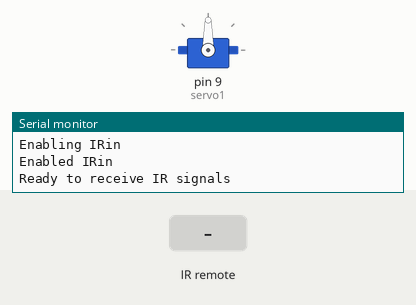
The sketch below on a simulated Arduino Uno, built with avr-gcc and run on an emulated ATmega328P. Shown: servo, the last lines printed to the serial monitor. Inputs (shaded band) come from the test bench.

Above: at 1.2 s.
1.3 s: infrared code 0x77E15091 received
At 2.5 s:
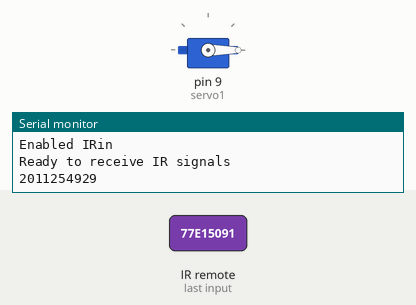
2.8 s: infrared code 0x77E19091 received
At 3.7 s:
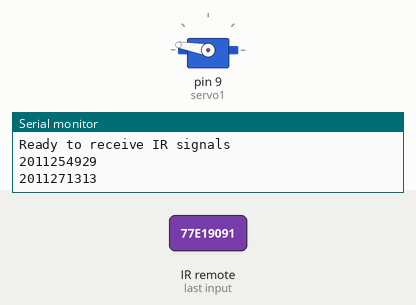
4.3 s: infrared code 0x77E13A91 received
At 4.9 s:
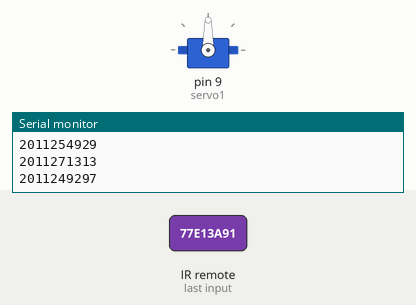
Timing chart, 0 to 7.3 s (numbered marks = the images above; inputs shaded):
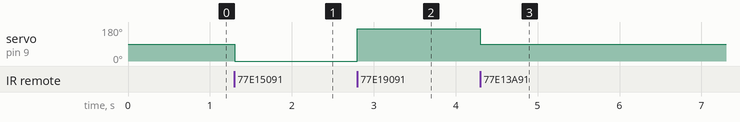

The sketch:

IR_Dump_wServo.ino
```cpp
/*
 *  Controls a servo using an IR Sensor.
 *  IR Sensor is on Digital PIN 2
 *  For photo see here:
 *  http://labs.da.org/~fbeck/robotics/examples/ir_sensor.jpg
 *
 */

// Blink LED
const int ledPin =  LED_BUILTIN;
int ledState = LOW;
unsigned long previousMillis = 0;
const long interval = 1000;

// Include IR Sensor library
#include <IRremote.h>

// Include the servo library.
#include <Servo.h>

// Constants
// Apple Remote Values in 32bit.
const unsigned long up = 2011254929;
const unsigned long down = 2011246737;
const unsigned long left = 2011271313;
const unsigned long right = 2011259025;
const unsigned long center = 2011249297;
const unsigned long play = 2011298449;
const unsigned long menu = 2011283601;

//Create a receiver object to listen on pin 2
int RECV_PIN = 11;
IRrecv irrecv(RECV_PIN);
decode_results results;

// create servo object to control a servo
Servo servo1;

// Variables
int pos;

void setup() {
  // Start the Serial Monitor so we can output debugging test to it.
  Serial.begin(9600);

  // Enable the IR library.
  Serial.println("Enabling IRin");
  irrecv.enableIRIn(); // Start the receiver
  Serial.println("Enabled IRin");\
  Serial.println(F("Ready to receive IR signals"));

  // attaches the servo on pin 9 to the servo object
  servo1.attach(9);

}

void loop() {
  //Continue looping until you get a complete signal received
  unsigned long current = 0;
  if (irrecv.decode(&results)) {
    unsigned long current = results.value;
    Serial.println(current);
    switch(current) {
      case left:    pos=170; break;
      case right:   pos=10; break;
      case center:  pos=90; break;
    }

      servo1.write(pos); // tell servo to go to position in variable 'pos'
    // Prepare for next value
    irrecv.resume(); // Receive the next value
  }
}
```

Measured:
- after the input at 1.3 s, servo on pin 9 (servo1): 90° → 0° at once
- after the input at 2.8 s, servo on pin 9 (servo1): 0° → 170° at once
- after the input at 4.3 s, servo on pin 9 (servo1): 170° → 90° at once
